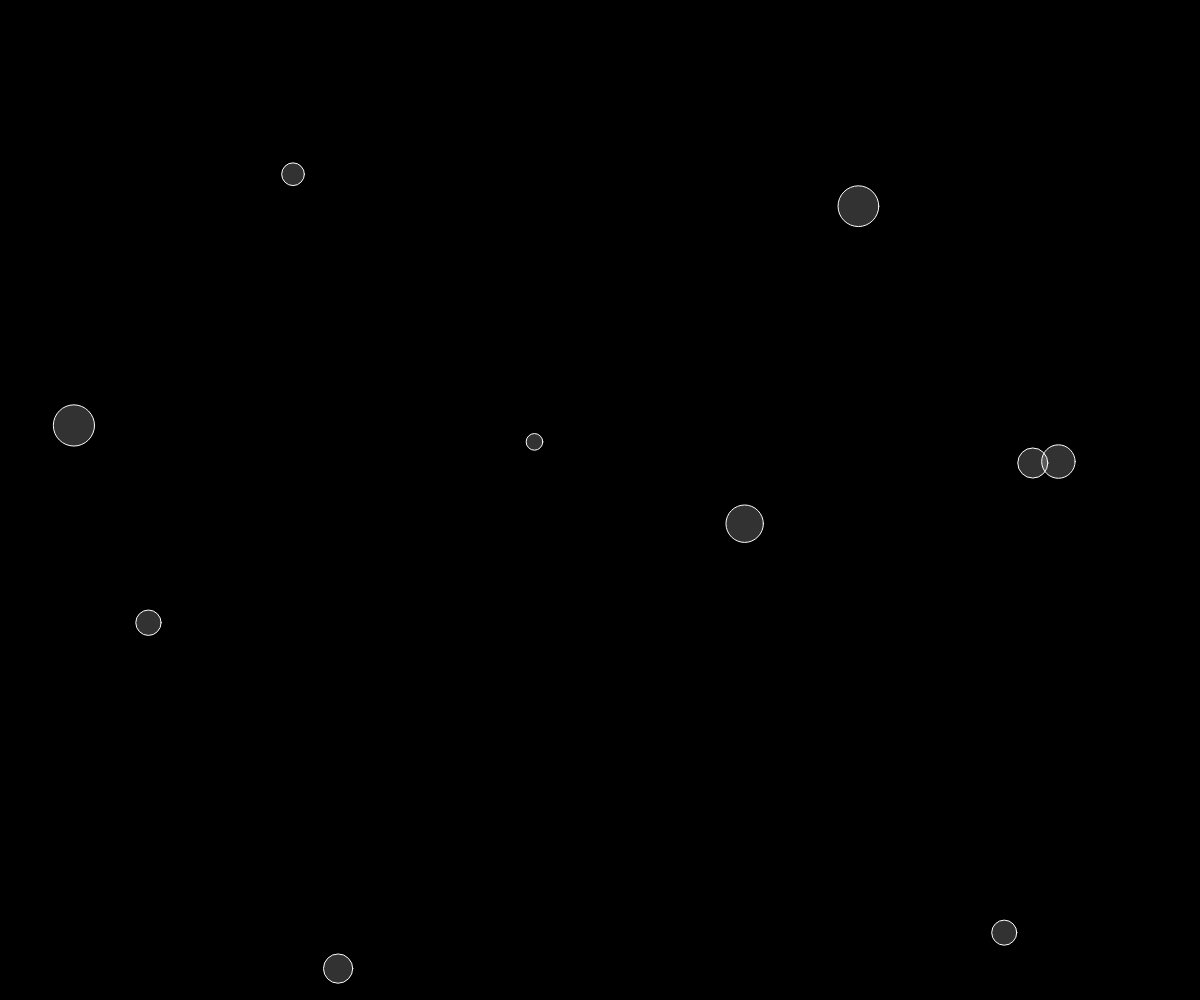
Frame 1 (no input)
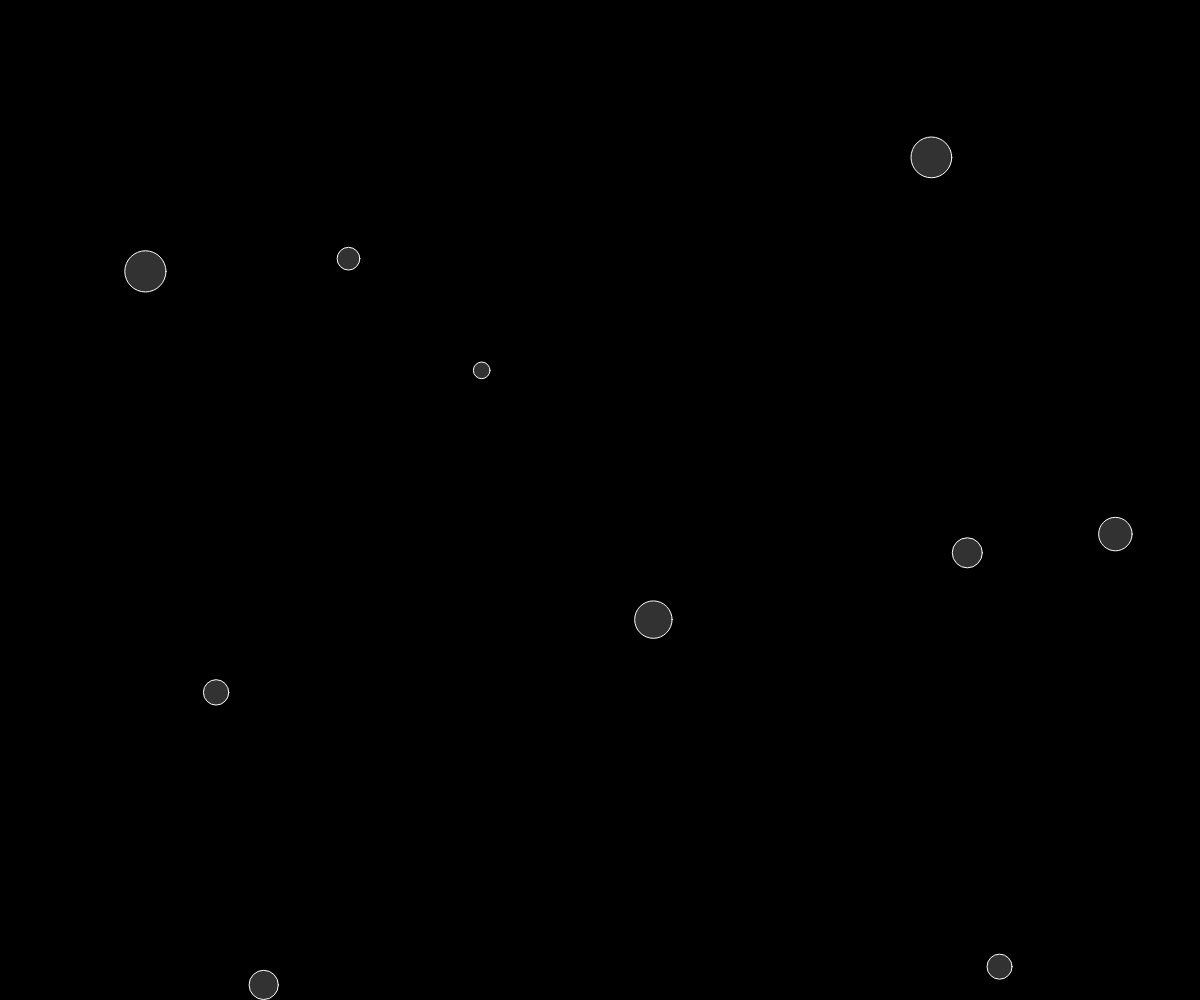
Frame 60 (no input)
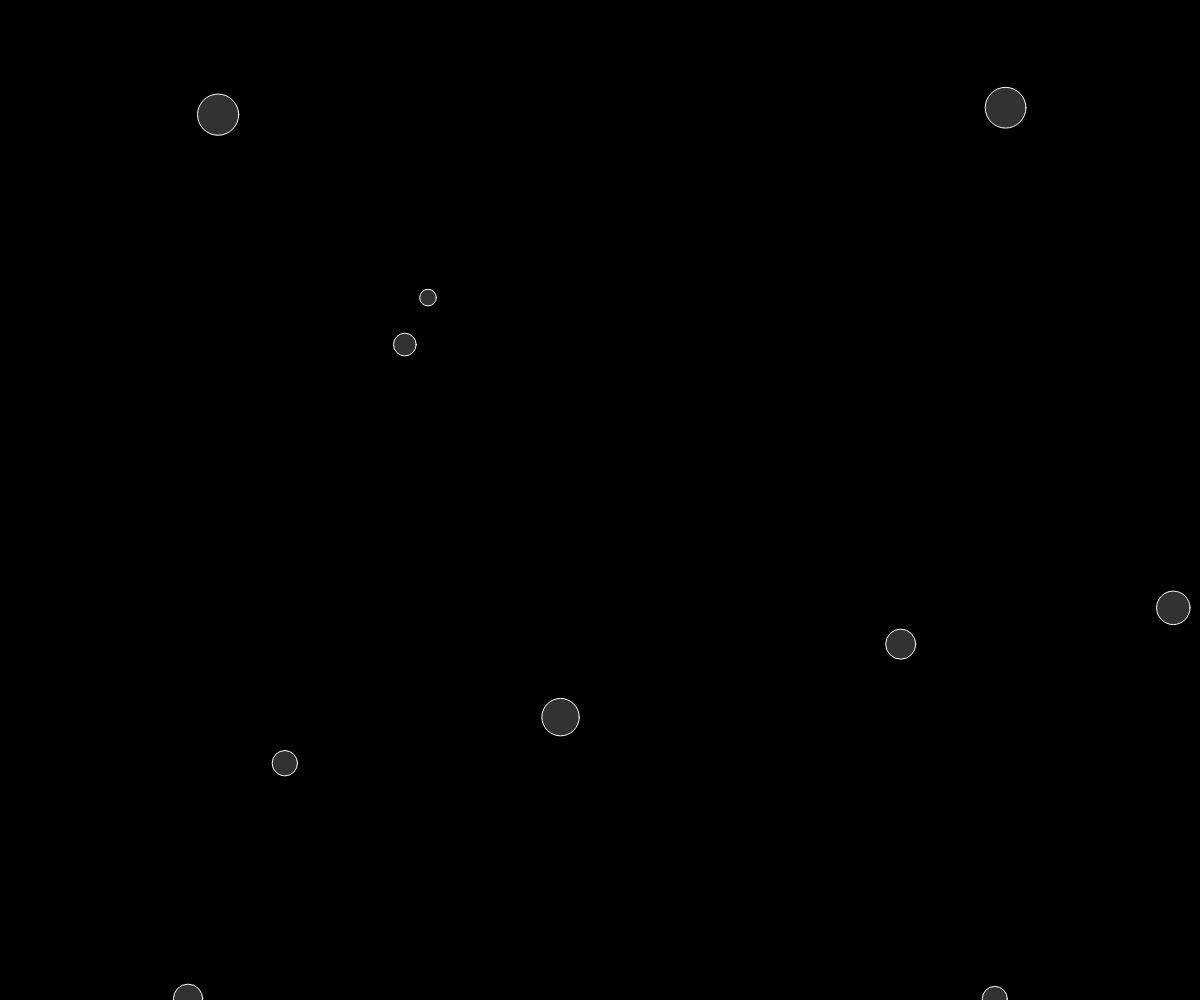
Frame 120 (the mouse pressed at the canvas centre since frame 60)

The p5.js sketch that drew these frames (run headless with seeded random() and noise() and a simulated clock; from frame 60 on, the mouse is pressed at the canvas centre):

// p5.js sketch
// ── sketch.js
var bubbles = [];

function setup() {
  createCanvas(windowWidth, windowHeight);
  for (var i = 0; i < 10; i++) {
    var x = random(width);
    var y = random(height);
    var sz = random(13,50);
    var sp = random(1,4);
    bubbles.push(new Bubble(x, y, sz, sp));
  }
}

function mouseDragged() {
  bubbles.push(new Bubble(mouseX, mouseY, random(25,100), random(1,4)));
}

function mousePressed() {
  for (var i = 0; i < bubbles.length; i++) {
    bubbles[i].clicked();
  }
}

function draw() {
  background(0);
  for (var i = 0; i < bubbles.length; i++) {
    bubbles[i].move();
    bubbles[i].display();
    if (bubbles[i].clicked()) {
    bubbles.splice(i, 1);
  }
 }
}

function Bubble(x, y, sz, sp) {
  this.x = x;
  this.y = y;
  this.sz = sz;
  this.sp = sp;
  this.speedx = random(-1, 1) * sp;
  this.speedy = random(-1, 1) * sp;

  this.display = function() {
    stroke(255);
    fill(255,255,255,50);
    ellipse(this.x, this.y, this.sz, this.sz);
  }

  this.move = function() {
    this.x = this.x + this.speedx;
    this.y = this.y + this.speedy;
    if ((this.x >= width) || (this.x <= 0)) {
      this.speedx = -this.speedx;
    }
    if ((this.y >= height) || (this.y <= 0)) {
      this.speedy = -this.speedy;
  }
 }
 
 this.clicked = function() {
    var d = dist(mouseX, mouseY, this.x, this.y);
    if (d < this.sz/2 && mouseIsPressed){ 
      return true;
    } else {
      return false;
    }
  }
}
